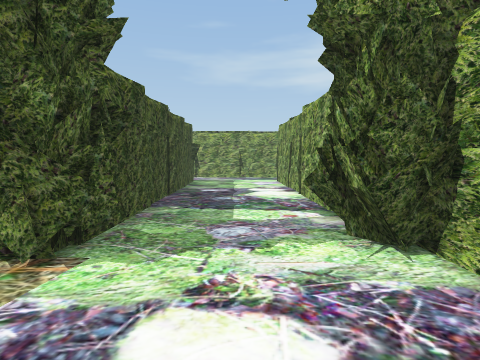
view 1 (above)

22 first-person views from a walk through a scene from a Unity 3-D project. The camera is 1.2 m above the floor, tilts 4° down and sees 75° across. The floor is counted in squares, 1 m on a side. Each view is taken from the middle of a square. On the plan, view 1 faces up. The plan holds only what a view shows up to about 13 squares ahead; the rest is blank. The place goes on beyond the plan. The player is left out.

view 2
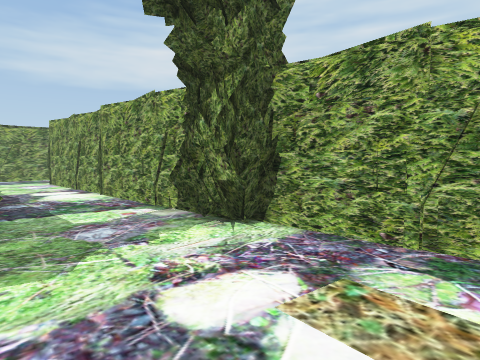

view 3
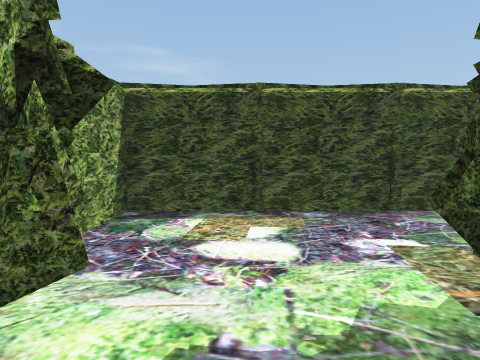

view 4
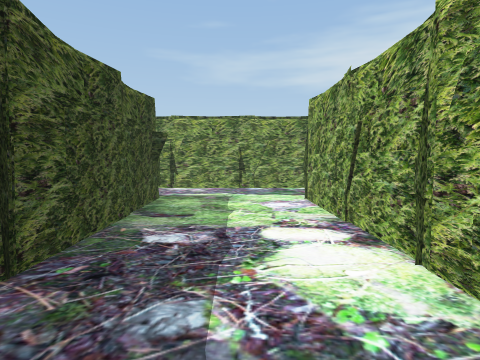

view 5
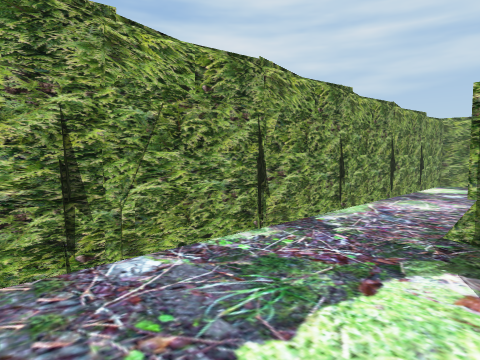

view 6
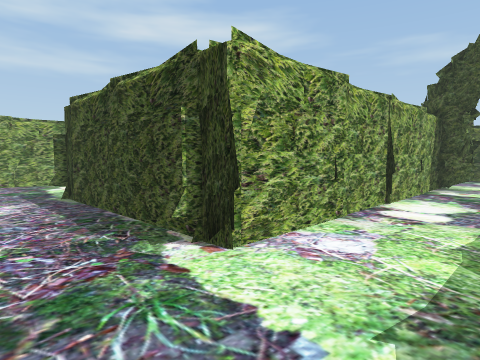

view 7
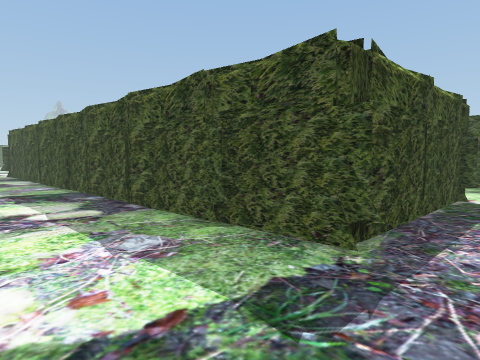

view 8
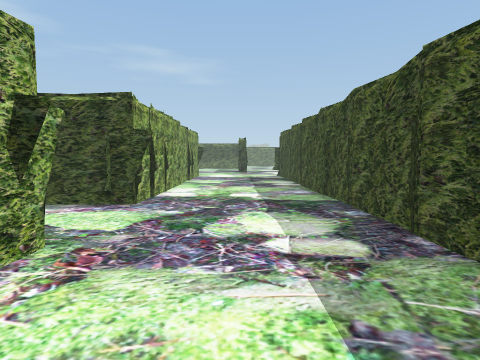

view 9
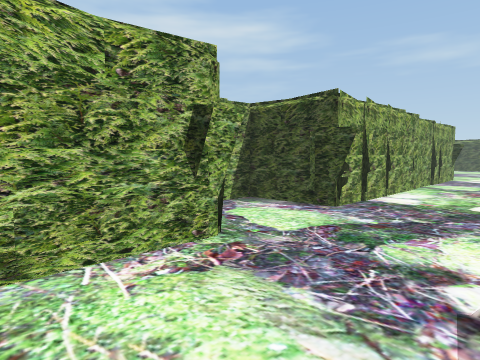

view 10
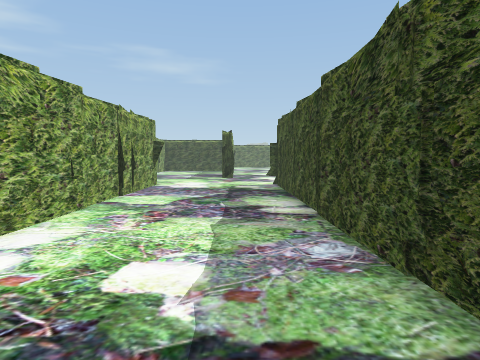

view 11
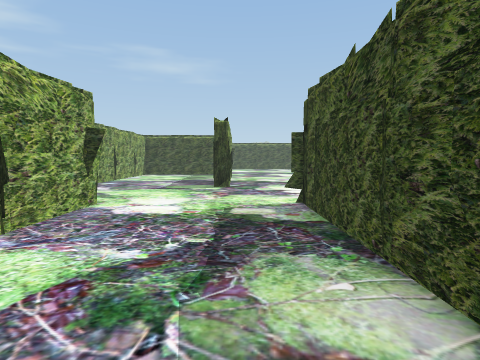

view 12
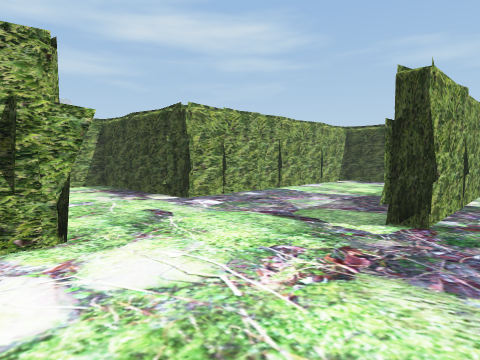

view 13
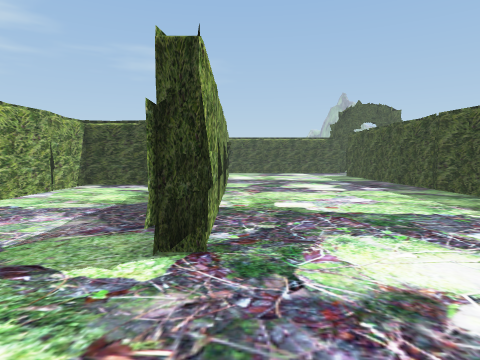

view 14
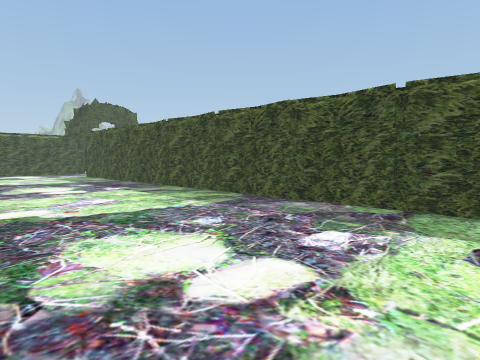

view 15
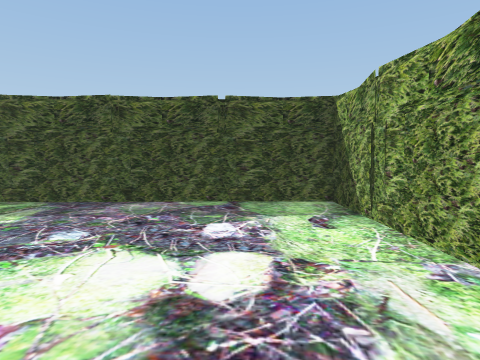

view 16
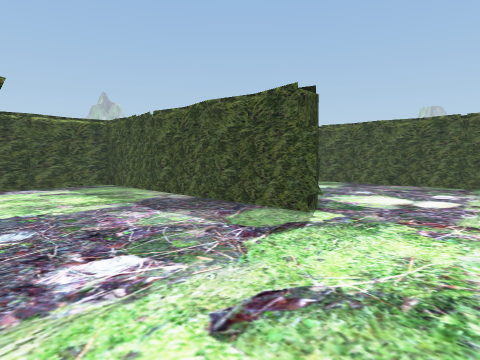

view 17
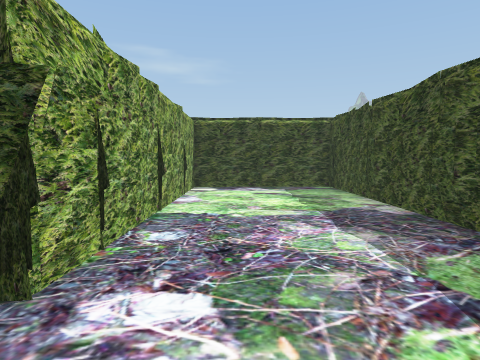

view 18
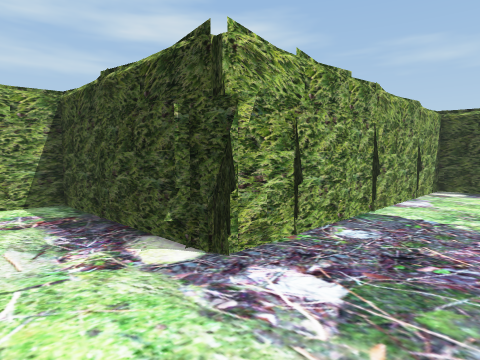

view 19
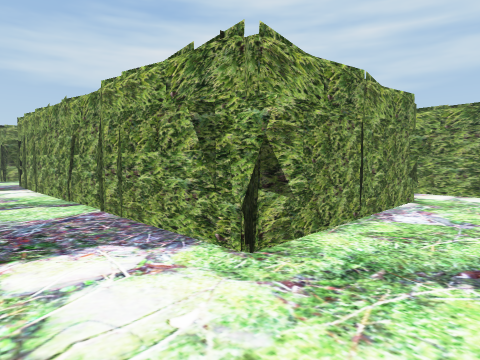

view 20
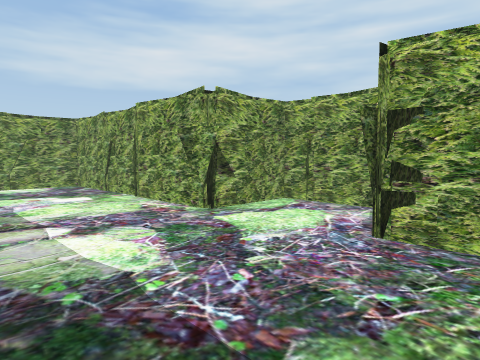

view 21
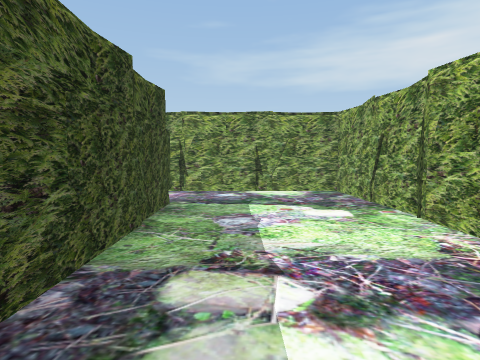

view 22
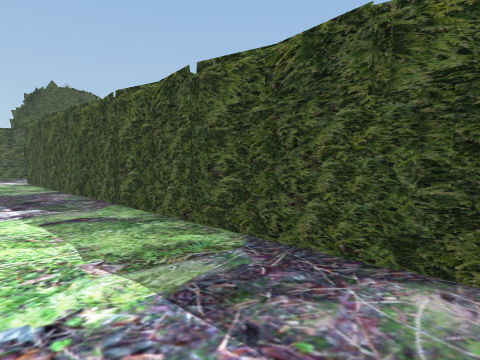

### Floor plan
Key: @ floor where view 1 was taken; # wall or solid block; . floor; O other object.
Columns run from 3 left of view 1 to 22 right of it. Each row starts with its distance up from view 1.
 20 O#O##O##O##O##O##OO
 19 ......OOOOOOOOOO###
 18 ..................O
 17  .................#
 16 OO...###O##O#.....#
 15 OO...OO     O.....O
 14  O...#O     #.....#
 13  O...#O     #.....O
 12  #...#      #.....#
 11  O...OO     O.....##O#
 10  O...#O     #....... O
  9  #...O      #........#
  8  O...#O     O........#
  7  O...#O     O.....OO#O
  6  #...O      #.....#  O
  5  #..##      #.....O
  4 ##..###     #.....O
  3 ##..#O      O.....#
  2 .....OO     #.....#
  1 .....O#     O.....O
  0 ...@..#     #.....#
 -1 OO###OO     #.....O
 -2 OOOO OO     O.....#
 -3             #.....O
 -4             #.....#      O
 -5             O.....#     OO
 -6       ##O###O.....O##O##OO
 -7       #...................
 -8       O...................
 -9       #...................
-10       O..............OOOOO
-11       #.......O#.....OO##O
-12       #O......OO.....#
-13        O......O#.....#
-14       OO......O#.....O
-15       OO.......O.....#
-16       OO.......#.....#
-17       #O......##.....#
-18       #O...... O.....O
-19       #O.......#.....O
-20       #O.......#.....OO
-21       OO.....  # O##O#

Positions as (right, up) in squares from view 1, and headings:
1: (0, 0), facing up
2: (-2, 0), facing up-right
3: (0, 6), facing down
4: (0, 7), facing up
5: (-1, 16), facing up-right
6: (-1, 19), facing down-right
7: (13, 18), facing down-left
8: (12, 15), facing down
9: (11, 14), facing down-right
10: (11, 8), facing down
11: (11, 2), facing down
12: (10, -5), facing down-right
13: (11, -7), facing down
14: (11, -7), facing down-left
15: (12, -9), facing left
16: (18, -7), facing down-left
17: (16, -8), facing down
18: (15, -8), facing down-right
19: (12, -9), facing up-right
20: (10, 5), facing up-right
21: (11, 8), facing up
22: (7, -11), facing down-left
